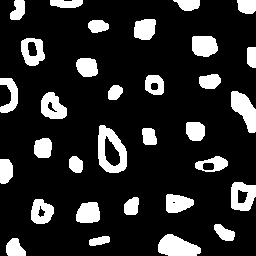
#> input picture Preenchendo Regiões/images/bolhas.png, 256 x 256 px
$ jupyter execute 'Filling Regions.ipynb'   (shell and % lines are left out)
#> lines starting #> are read from the running program, lines starting #| are printed output that depends on the picture; after the words box and inside, x2 and y2 are one past the last pixel; in counts of white or black regions, pixels touching at a corner belong together
# <center> **Filling Regions**

## **1. Importing data from Google Drive**

[cell 1]
# Montando o drive
from google.colab import drive
drive.mount('/content/drive')

[cell 2]
%cd drive/MyDrive/Processamento Digital de Imagem

[cell 3]
%cd Preenchendo\ Regiões

## **2. Importing necessary libraries**

[cell 4]
import cv2 as cv
import matplotlib.pyplot as plt
import numpy as np
from PIL import Image

[cell 5]
# Creating a canvas #

plt.subplots(figsize=(15, 8))

# Reading the image #
img = Image.open('images/bolhas.png').convert("L")  # for RGB images, need to convert #
#> img is the input picture: PIL image 256x256 L; 16.5% white; 32 white regions, largest, box (x1, y1, x2, y2) and area: (98, 125, 127, 173) 789, (158, 234, 201, 256) 669, (231, 91, 256, 133) 613
img = np.asarray(img)

# Plotting the image #
plt.imshow(img, cmap = 'gray')
plt.show()

## **3. Couting Bubbles**

[cell 6]
# Importing the image again #
img = cv.imread('images/bolhas.png', cv.IMREAD_GRAYSCALE)

[cell 7]
def countBubbles(img):

    b_objects = 0

    shape = np.shape(img)
#> shape = (256, 256)

    copy_img = img.copy()

    for i in range(0, shape[0]):
        for j in range(0, shape[1]):
            if(copy_img[i][j] == 255):
                b_objects += 1
                #cv.floodFill(image=copy_img, seedPoint=(j, i), newVal=(b_objects), mask=mask, loDiff= (10,10,10), upDiff=(10,10,255), flags = cv.FLOODFILL_FIXED_RANGE)
                cv.floodFill(image=copy_img, seedPoint=(j, i), newVal=(b_objects), mask=None)
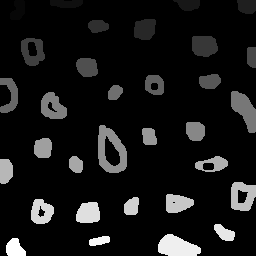
#> copy_img: shape (256, 256); 16.52% of pixels changed, all inside (x1, y1, x2, y2) = (0, 0, 256, 256); drawn with min black and max white
#> after the loop, b_objects = 32

    print("Image Height: {}\nImage Width: {}".format(shape[0], shape[1]))
#| Image Height: 256
#| Image Width: 256
    print("Quantidade de bolhas: {}".format(b_objects))
#| Quantidade de bolhas: 32

    return copy_img

[cell 8]
copy_img = countBubbles(img)

# ploting image #
f, ax = plt.subplots(1, 2, figsize=(15, 8))

# Plotando a imagem #
ax[0].imshow(img, cmap = 'gray')
ax[1].imshow(copy_img, cmap = 'gray')

plt.show()
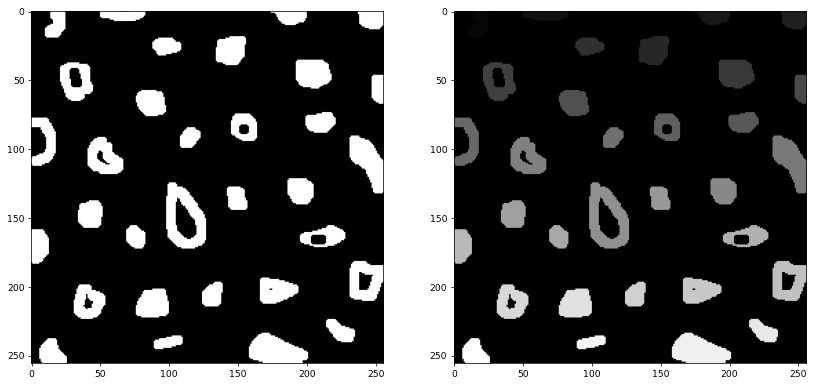
#> figure drawn by matplotlib, 2 panels

## **4. Counting Bubbles with holes and no holes**

For this problem, we can just fill all the background of the image with white and then make a count for the number of holes.

and to abtain the number of bubbles with no hole we just need to subtract.

Let's create a function to do this job for us.

[cell 9]
# Importing the image again #
img = cv.imread('images/bolhas.png', cv.IMREAD_GRAYSCALE)

[cell 10]
# Filling the background #
copy_img = img.copy()
cv.floodFill(image=copy_img, seedPoint=(0, 0), newVal=(255), mask=None)
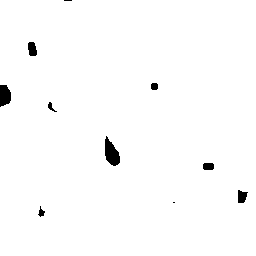
#> copy_img: shape (256, 256); 98.7% white; 10 black regions (2 under 20 px), largest, box (x1, y1, x2, y2) and area: (105, 136, 120, 166) 281, (0, 85, 11, 107) 198, (28, 42, 37, 56) 104

[cell 11]
# count holes #
def countHoles(img):

    # Filling the back ground #
    copy_img = img.copy()
    cv.floodFill(image=copy_img, seedPoint=(0, 0), newVal=(255), mask=None)

    b_objects = 0

    shape = np.shape(img)
#> shape = (256, 256)

    for i in range(0, shape[0]):
        for j in range(0, shape[1]):
            if(copy_img[i][j] == 0):
                b_objects += 1
                #cv.floodFill(image=copy_img, seedPoint=(j, i), newVal=(b_objects), mask=mask, loDiff= (10,10,10), upDiff=(10,10,255), flags = cv.FLOODFILL_FIXED_RANGE)
                cv.floodFill(image=copy_img, seedPoint=(j, i), newVal=(255), mask=None)
#> copy_img: shape (256, 256); 1.34% of pixels changed, all inside (x1, y1, x2, y2) = (0, 0, 248, 217)
#> after the loop, b_objects = 10

    print("Image Height: {}\nImage Width: {}".format(shape[0], shape[1]))
#| Image Height: 256
#| Image Width: 256
    print("Quantidade de bolhas: {}".format(b_objects))
#| Quantidade de bolhas: 10

[cell 12]
# Counting holes #
countHoles(copy_img)

But if we want a function that say the number of bubbles with hole and no hole we must create another function:

[cell 13]
# Count Holes and No holes #
def countHolesBubbles(img):

    b_objects = 0
    b_holes = 0

    shape = np.shape(img)
#> shape = (256, 256)

    copy_img = img.copy()

    for i in range(0, shape[0]):
        for j in range(0, shape[1]):
            if(copy_img[i][j] == 255):
                b_objects += 1
                #cv.floodFill(image=copy_img, seedPoint=(j, i), newVal=(b_objects), mask=mask, loDiff= (10,10,10), upDiff=(10,10,255), flags = cv.FLOODFILL_FIXED_RANGE)
                cv.floodFill(image=copy_img, seedPoint=(j, i), newVal=(b_objects), mask=None)
#> after the loop, b_objects = 32

    # Filling the back ground #
    copy_img = img.copy()
    cv.floodFill(image=copy_img, seedPoint=(0, 0), newVal=(255), mask=None)

    for i in range(0, shape[0]):
        for j in range(0, shape[1]):
            if(copy_img[i][j] == 0):
                b_holes += 1
                #cv.floodFill(image=copy_img, seedPoint=(j, i), newVal=(b_objects), mask=mask, loDiff= (10,10,10), upDiff=(10,10,255), flags = cv.FLOODFILL_FIXED_RANGE)
                cv.floodFill(image=copy_img, seedPoint=(j, i), newVal=(255), mask=None)
#> after the loop, b_holes = 10

    print("Quantidade de bolhas: {}".format(b_objects))
#| Quantidade de bolhas: 32
    print("Quantidade de bolhas com buracos: {}".format(b_holes))
#| Quantidade de bolhas com buracos: 10
    print("Quantidade de bolhas sem buracos: {}".format(b_objects - b_holes))
#| Quantidade de bolhas sem buracos: 22

[cell 14]
countHolesBubbles(img)

## **5. Ignoring bubbles at the Edge of an image**

We can solve this problem Applying floodfill in an white pixel near he edge

[cell 15]
def noBubblesEdge(img):

  shape = np.shape(img)
#> shape = (256, 256)

  copy_img = img.copy()

  for i in list([0, shape[0]-1]):
    for j in range(0, shape[1]):
      if(copy_img[i][j] == 255):
        cv.floodFill(image=copy_img, seedPoint=(j, i), newVal=0, mask=None)
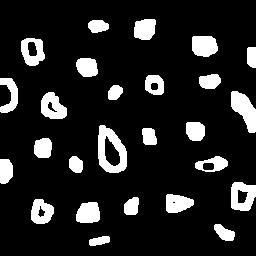
#> copy_img: shape (256, 256); 13.7% white; 26 white regions, largest, box (x1, y1, x2, y2) and area: (98, 125, 127, 173) 789, (231, 91, 256, 133) 613, (231, 182, 256, 211) 521

  for i in range(0, shape[0]):
    for j in list([0, shape[1]-1]):
      if(copy_img[i][j] == 255):
        cv.floodFill(image=copy_img, seedPoint=(j, i), newVal=0, mask=None)
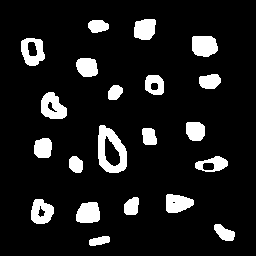
#> copy_img: shape (256, 256); 10.7% white; 21 white regions, largest, box (x1, y1, x2, y2) and area: (98, 125, 127, 173) 789, (41, 92, 67, 119) 481, (192, 36, 218, 57) 467

  return copy_img

[cell 16]
img_noEdge = noBubblesEdge(img)

# ploting image #
f, ax = plt.subplots(1, 2, figsize=(15, 8))

# Plotando a imagem #
ax[0].imshow(img, cmap = 'gray')
ax[1].imshow(img_noEdge, cmap = 'gray')

plt.show()

[cell 17]
countHolesBubbles(img_noEdge)
#> after the loop in countHolesBubbles (call 2), `for i in range(0, shape[0]):`:
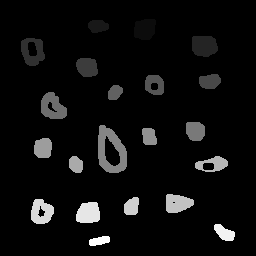
#> copy_img: shape (256, 256); 10.73% of pixels changed, all inside (x1, y1, x2, y2) = (21, 19, 235, 246); drawn with min black and max white
#> after the loop in countHolesBubbles (call 2), `for i in range(0, shape[0]):`: b_objects = 21
#> in countHolesBubbles (call 2), `cv.floodFill(image=copy_img, seedPoint=(0, 0), newVal=(255), mask=None)`:
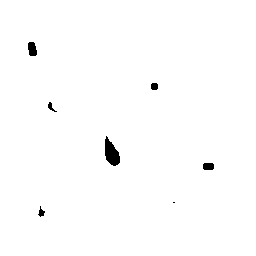
#> copy_img: shape (256, 256); 99.1% white; 7 black regions (1 under 20 px), largest, box (x1, y1, x2, y2) and area: (105, 136, 120, 166) 281, (28, 42, 37, 56) 104, (203, 163, 214, 170) 73, (151, 83, 158, 90) 45, (38, 206, 45, 217) 38, (48, 102, 57, 112) 35
#> after the loop in countHolesBubbles (call 2), `for i in range(0, shape[0]):`: b_holes = 7
#| Quantidade de bolhas: 21
#| Quantidade de bolhas com buracos: 7
#| Quantidade de bolhas sem buracos: 14
